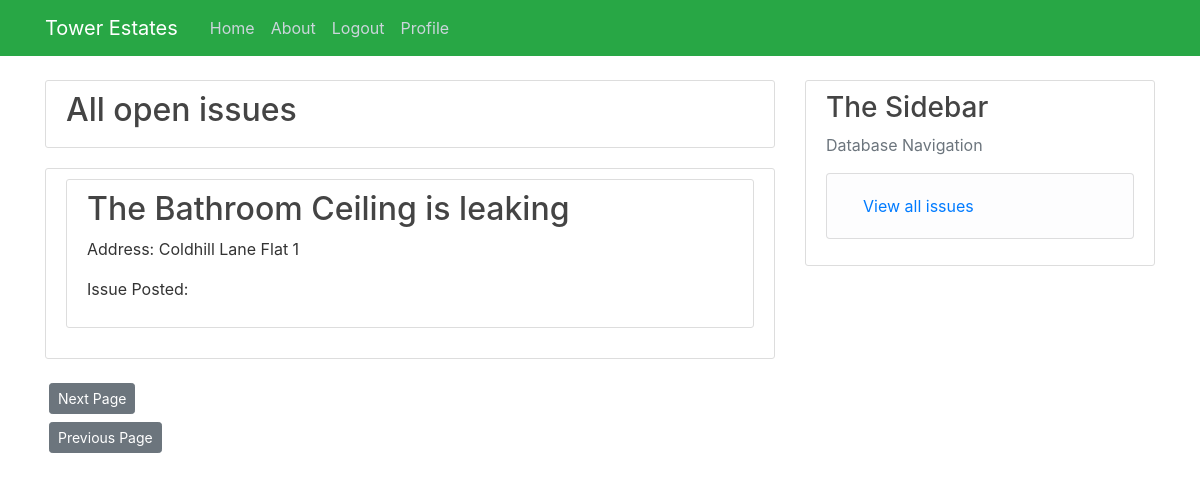
Page /Landlord_Issues (signed in) on the earlier database version.
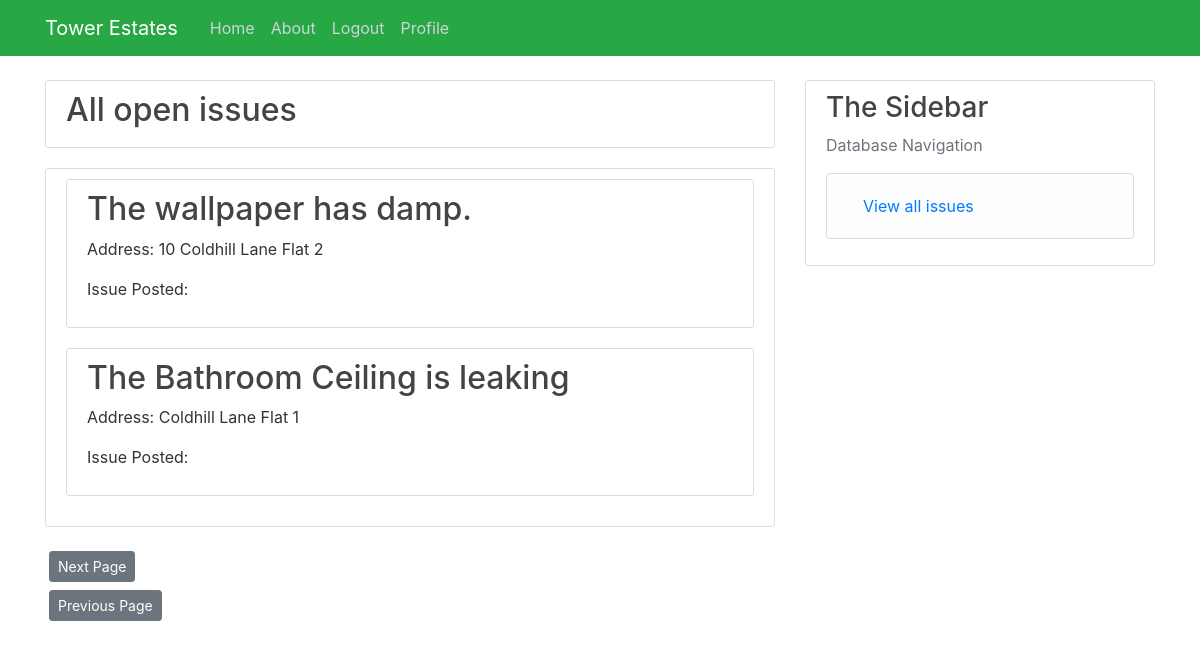
Same page on the later database version.
### Tower/models.py (models this page shows, shortened)
class Issue(db.Model):
    issue_id = db.Column(db.Integer, primary_key=True)
    summary = db.Column(db.String(100), nullable=False)
    content = db.Column(db.String(500), nullable=False)
    approved = db.Column(db.Boolean, default=False)
    opened = db.Column(db.DateTime, nullable=False, default=datetime.utcnow())
    closed = db.Column(db.Boolean, default=False)
    property_id = db.Column(db.Integer, db.ForeignKey("properties.property_id"), nullable=False)
    jobs = db.relationship("Jobs", backref="Issue", lazy=True, cascade="all, delete-orphan")
    notes = db.relationship("Issue_Notes", backref="Issue", lazy=True, cascade="all, delete-orphan")

class Properties(db.Model):
    property_id = db.Column(db.Integer, primary_key=True)
    address_line_1 = db.Column(db.String(35), nullable=False)
    address_line_2 = db.Column(db.String(20), nullable=True, default=" ")
    postcode = db.Column(db.String(10), nullable=False)
    landlord_id = db.Column(db.Integer, db.ForeignKey("user.user_id"), nullable=False)
    issue = db.relationship("Issue",cascade="all, delete-orphan", backref="Properties", lazy=True)

### Tower/routes.py (the view)
@app.route("/Landlord_Issues")
@login_required
def Landlord_issues():
    if current_user.role != ("Landlord"):
        abort(403)
    page = request.args.get("page", 1, type=int)
    query = db.session.query(Issue, Properties).outerjoin(Properties,
                                                          Properties.property_id == Issue.property_id).filter(
        Properties.landlord_id == current_user.user_id). \
        order_by(Issue.issue_id.desc())
    issues = query.paginate(page, per_page=10)
    next_url = url_for("all_issues", page=issues.next_num) \
        if issues.has_next else None
    prev_url = url_for("all_issues", page=issues.prev_num) \
        if issues.has_prev else None
    issues = query.paginate(page, per_page=10)
    return render_template("all_issues.html", title="View issues", issues=issues, next_url=next_url,
                           prev_url=prev_url, page=page)

### Tower/models.py (called while the page is built)
@login_manager.user_loader
def load_user(user_id):
    return User.query.get(int(user_id))

### Tower/templates/all_issues.html
{% extends "layout.html" %}
{% block content %}
<div class="content-section">
    <h2>All open issues</h2>
</div>
<div class="content-section">
    {% for content in issues.items %}
    <div class="content-section">
        <h2><a class="article-title" href="{{ url_for('Issue_page', issue_id=content.Issue.issue_id) }} ">{{content.Issue.summary}}</a></h2>
        <p>Address: {{content.Properties.address_line_1}} {{content.Properties.address_line_2}} </p>
        <p>Issue Posted: {{content.Issue.post_time}}</p>
    </div>
    {% endfor %}
</div>
<div>
    <a class="btn btn-secondary btn-sm m-1" href=" {{next_url}}">Next Page</a>
</div>
<div>
    <a class="btn btn-secondary btn-sm m-1" href=" {{prev_url}}">Previous Page</a>
</div>
{% endblock content %}

### Tower/templates/layout.html (shortened to what this page needs)
<!DOCTYPE html>
<html lang="en">
<head>
    <link rel="stylesheet" href="https://stackpath.bootstrapcdn.com/bootstrap/4.5.2/css/bootstrap.min.css"
>
    <link rel="stylesheet" type="text/css" href="{{url_for('static', filename='main.css') }}">
</head>
<body>
<header class="site-header">
    <nav class="navbar navbar-expand-md navbar-dark bg-success fixed-top">
        <div class="container">
            <a class="navbar-brand mr-4" href="/">Tower Estates</a>
            <div class="collapse navbar-collapse" id="navbarToggle">
                <div class="navbar-nav mr-auto">
                    <a class="nav-item nav-link" href="{{ url_for('home') }}">Home</a>
                    <a class="nav-item nav-link" href="{{ url_for('about') }}">About</a>
                    {% if current_user.is_authenticated %}
                    <a class="nav item nav-link" href="{{ url_for('logout') }}">Logout</a>
                    {% else %}
                    <a class="nav-item nav-link" href="{{ url_for('login') }}">Login</a>
                    {% endif %}
                    {% if current_user.role == ('Landlord') %}
                    <a class="nav-item nav-link" href="{{ url_for('Landlord', user_id = current_user.user_id)}}">Profile</a>
                    {% endif %}
                </div>
            </div>
        </div>
    </nav>
</header>
<main role="main" class="container">
    <div class="row">
        <div class="col-md-8">
            {% block content %}{% endblock %}
        </div>
        {% if current_user.is_authenticated %}
        <div class="col-md-4">
            <div class="content-section">
                <h3>The Sidebar</h3>
                <p class='text-muted'> Database Navigation
                <ul class="list-group">
                    {% if current_user.role == ('Admin') %}
                    <li class="list-group-item list-group-item-light"><a class="nav-item nav-link"
                                                                         href="{{ url_for('search_users') }}">Search
                        Users</a></li>
                    <li class="list-group-item list-group-item-light"><a class="nav-item nav-link"
                                                                         href="{{ url_for('register') }}">Register a New
                        User</a></li>
                    <li class="list-group-item list-group-item-light"><a class="nav-item nav-link"
                                                                         href="{{ url_for('new_property') }}">New
                        Property</a></li>
                    <li class="list-group-item list-group-item-light"><a class="nav-item nav-link"
                                                                         href="{{ url_for('new_tenancy') }}">New
                        Tenancy</a></li>
                    <li class="list-group-item list-group-item-light"><a class="nav-item nav-link"
                                                                         href="{{ url_for('add_tenant') }}"> Add A
                        Tenant to a Tenancy</a></li>
                    <li class="list-group-item list-group-item-light"><a class="nav-item nav-link"
                                                                         href="{{url_for('search_properties') }}">
                        Search Properties</a></li>
                    <li class="list-group-item list-group-item-light"><a class="nav-item nav-link"
                                                                         href="{{ url_for('all_issues') }}">
                        View all open issues</a></li>
                    {%elif current_user.role == ('Landlord') %}
                <li class="list-group-item list-group-item-light"><a class<a class="nav-item nav-link" href="{{url_for('Landlord_issues')}}"> View all issues</a></li>
                    {%endif%}
                </ul>
                </p>
            </div>
        {%endif%}
        </div>
    </div>
</main>
</body>
</html>

### Tower/Static/main.css (style rules this page uses)
body { background: #ffffff; color: #333333; margin-top: 5rem; }
h1, h2, h3, h4, h5, h6 { color: #444444; }
.site-header .navbar-nav .nav-link { color: #cbd5db; }
.content-section { background: #ffffff; padding: 10px 20px; border: 1px solid #dddddd; border-radius: 3px; margin-bottom: 20px; }
.article-title { color: #444444; }

Differences in the rows shown:
added Issue: Issue.summary "The wallpaper has damp.", Properties.address_line_1 "10 Coldhill Lane", Properties.address_line_2 "Flat 2"
